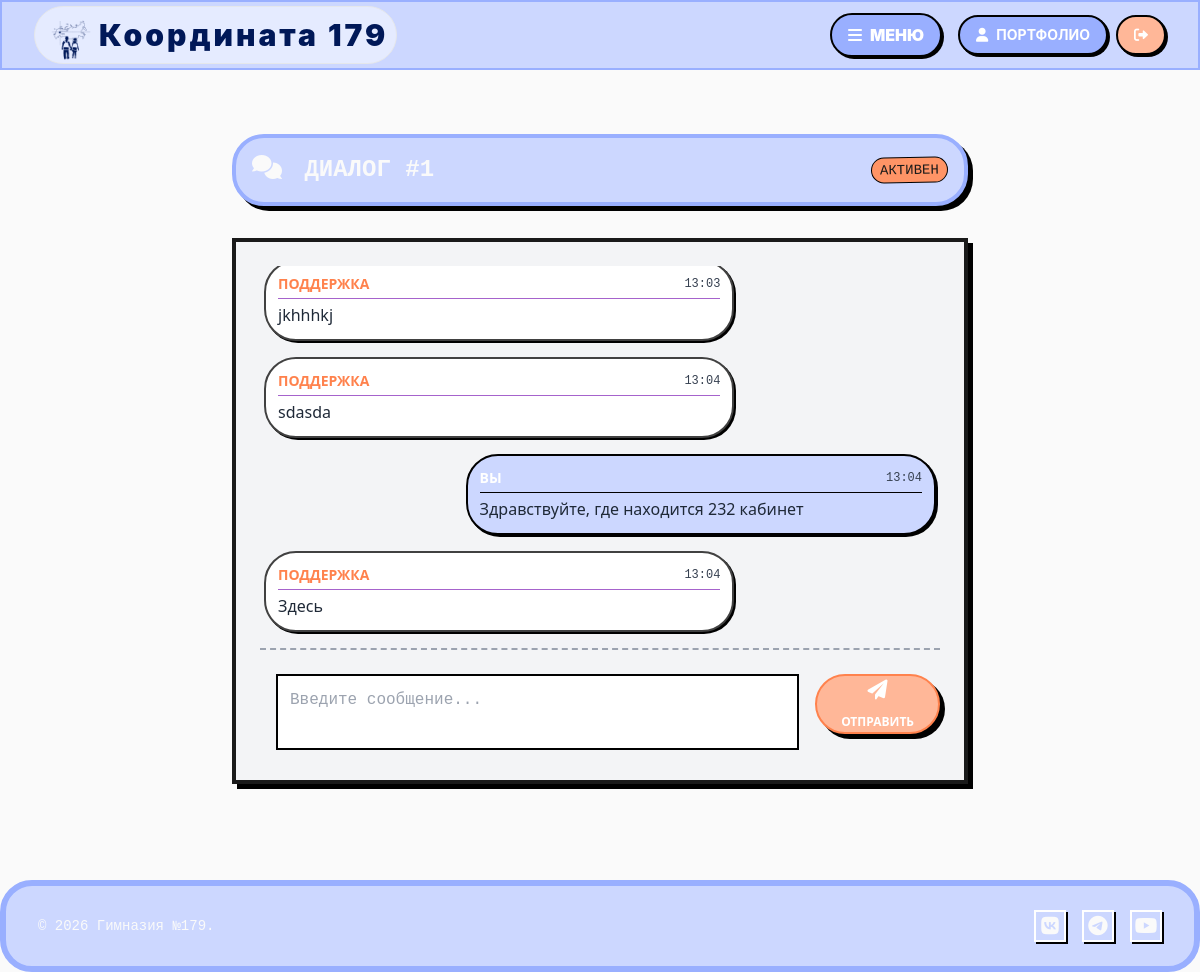
Page /support (signed in) on the committed database.
### app.py (models this page shows)
class SupportChat(db.Model):
    id = db.Column(db.Integer, primary_key=True)
    user_id = db.Column(db.Integer, db.ForeignKey('user.id'), nullable=False)
    admin_id = db.Column(db.Integer, db.ForeignKey('user.id'))
    is_active = db.Column(db.Boolean, default=True)
    last_message_time = db.Column(db.DateTime)
    unread_count = db.Column(db.Integer, default=0)
    user = db.relationship('User', foreign_keys=[user_id])
    admin = db.relationship('User', foreign_keys=[admin_id])

class SupportMessage(db.Model):
    id = db.Column(db.Integer, primary_key=True)
    chat_id = db.Column(db.Integer, db.ForeignKey('support_chat.id'), nullable=False)
    sender_id = db.Column(db.Integer, db.ForeignKey('user.id'), nullable=False)
    message = db.Column(db.Text, nullable=False)
    timestamp = db.Column(db.DateTime, default=datetime.datetime.now())
    is_read = db.Column(db.Boolean, default=False)
    chat = db.relationship('SupportChat', backref='messages')
    sender = db.relationship('User')

### app.py (the view, shortened to what this page needs)
@app.route('/support', methods=['GET', 'POST'])
def support():
    if not session.get('logged_in'):
        return redirect(url_for('login'))
    user_id = session['user_id']
    role = session.get('role')
    if role == 'student':
        chat = SupportChat.query.filter_by(user_id=user_id).first()
        if not chat:
            chat = SupportChat(user_id=user_id)
            db.session.add(chat)
            db.session.commit()
        SupportMessage.query.filter_by(chat_id=chat.id, is_read=False) \
            .update({'is_read': True}, synchronize_session=False)
        chat.unread_count = 0
        db.session.commit()
        messages = SupportMessage.query.filter_by(chat_id=chat.id) \
            .order_by(SupportMessage.timestamp.asc()).all()
        return render_template('support_student.html',
                               messages=messages,
                               chat=chat)

### app.py (called while the page is built)
@app.context_processor
def inject_news():
    latest_news = News.query.order_by(News.publish_date.desc()).limit(10).all()
    return dict(marquee_news=latest_news)

### templates/support_student.html (shortened to what this page needs)
{% extends "base.html" %}
{% block content %}
<div class="max-w-3xl mx-auto py-8 px-4 font-sans">
    <div class="lb-div mb-8 flex items-center justify-between p-4 border-4 shadow-hard">
        <h2 class="text-xl md:text-2xl font-mono font-bold uppercase">
            <i class="fa-solid fa-comments mr-2"></i>
            ДИАЛОГ #{{ chat.id }}
        </h2>
        <span class="lr-div text-sm font-mono text-neo-black px-2 py-0.5 border border-black transform -rotate-1">
            АКТИВЕН
        </span>
    </div>
    <div class="bg-gray-100 border-4 border-neo-black shadow-hard rounded-none p-4 md:p-6 overflow-hidden">
        <div class="chat-messages h-96 overflow-y-auto space-y-4 pr-2 mb-6 border-b-2 border-dashed border-gray-400 pb-4" id="chat-messages">
            {% for msg in messages %}
                {% if msg.sender_id == session.user_id %}
                    <div class="lb-div message my-message max-w-[90%] md:max-w-[70%] ml-auto border-2 border-black p-3 shadow-hard-hover transform translate-x-1 hover:translate-x-0 transition-transform">
                        <div class="message-header flex justify-between items-center mb-1 border-b border-black pb-1">
                            <strong class="text-white font-black text-sm uppercase">ВЫ</strong>
                            <span class="timestamp text-xs font-mono text-gray-700">{{ msg.timestamp.strftime('%H:%M') }}</span>
                        </div>
                        <div class="message-content text-gray-800">{{ msg.message }}</div>
                    </div>
                {% else %}
                    <div class="lw-div message support-message max-w-[90%] md:max-w-[70%] mr-auto p-3 shadow-hard-hover transform translate-x-1 hover:translate-x-2 transition-transform">
                        <div class="message-header flex justify-between items-center mb-1 border-b border-neo-purple pb-1">
                            <strong class="text-[#ff824d] font-black text-sm uppercase">ПОДДЕРЖКА</strong>
                            <span class="timestamp text-xs font-mono text-gray-700">{{ msg.timestamp.strftime('%H:%M') }}</span>
                        </div>
                        <div class="message-content text-gray-800">{{ msg.message }}</div>
                    </div>
                {% endif %}
            {% endfor %}
        </div>
        <form method="POST" class="message-form flex space-x-4">
            <div class="form-group flex-grow">
                <textarea name="message" placeholder="Введите сообщение..." required rows="2"
                          class="w-full p-3 border-2 border-black font-mono resize-none focus:outline-none focus:shadow-hard-hover"></textarea></div>
            <button type="submit"
                    class="lr-btn h-full shrink-0 text-white font-black uppercase px-6 border-2 shadow-hard active:shadow-none active:translate-y-0 transition-all">
                <i class="fa-solid fa-paper-plane block text-xl mb-1"></i>
                <span class="text-xs">ОТПРАВИТЬ</span>
            </button>
        </form>
    </div>
</div>
{% endblock %}

### templates/base.html (style rules this page uses)
body { font-family: 'Inter', sans-serif; background-color: #fafafa; color: #fafafa; min-height: 100vh; display: flex; flex-direction: column; }
.lb-div, .flash { background-color: #ccd7ff; border-color: #99afff; border-radius: 2rem; border-width: 0.4rem; }
.lr-div { background-color: #FF9466; border-color: #ff824d; border-radius: 2rem; border-width: 0.4rem; }
.lr-btn { background-color: #ffb798; border-color: #ff824d; border-radius: 2rem; border-width: 0.15rem; }
.lw-div { background-color: #ffffff; border-color: #414141; border-radius: 2rem; border-width: 0.15rem; color: gray; }

### rows in the picture
SupportChat: id "1"
SupportMessage: timestamp "13:03", message "jkhhhkj"
SupportMessage: timestamp "13:04", message "sdasda"
SupportMessage: timestamp "13:04", message "Здравствуйте, где находится 232 кабинет"
SupportMessage: timestamp "13:04", message "Здесь"
